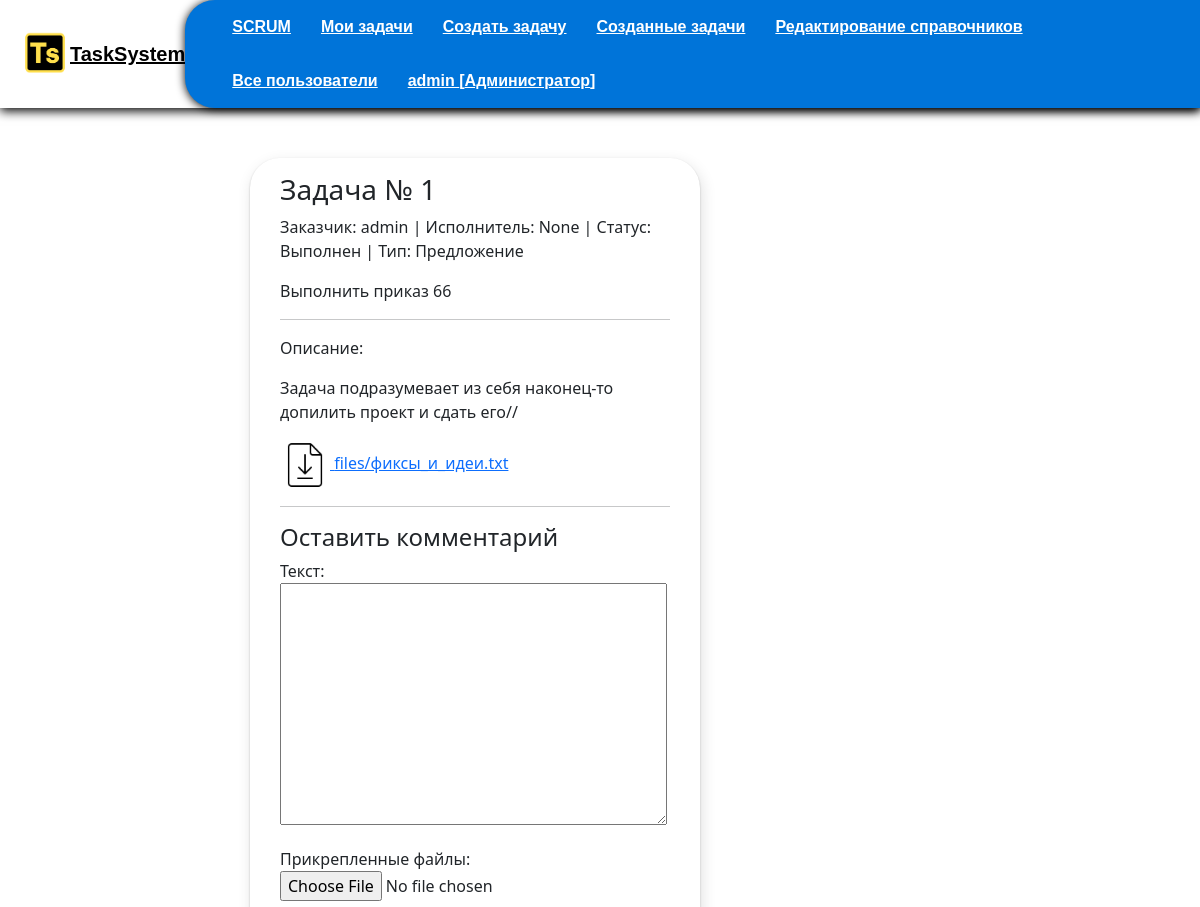
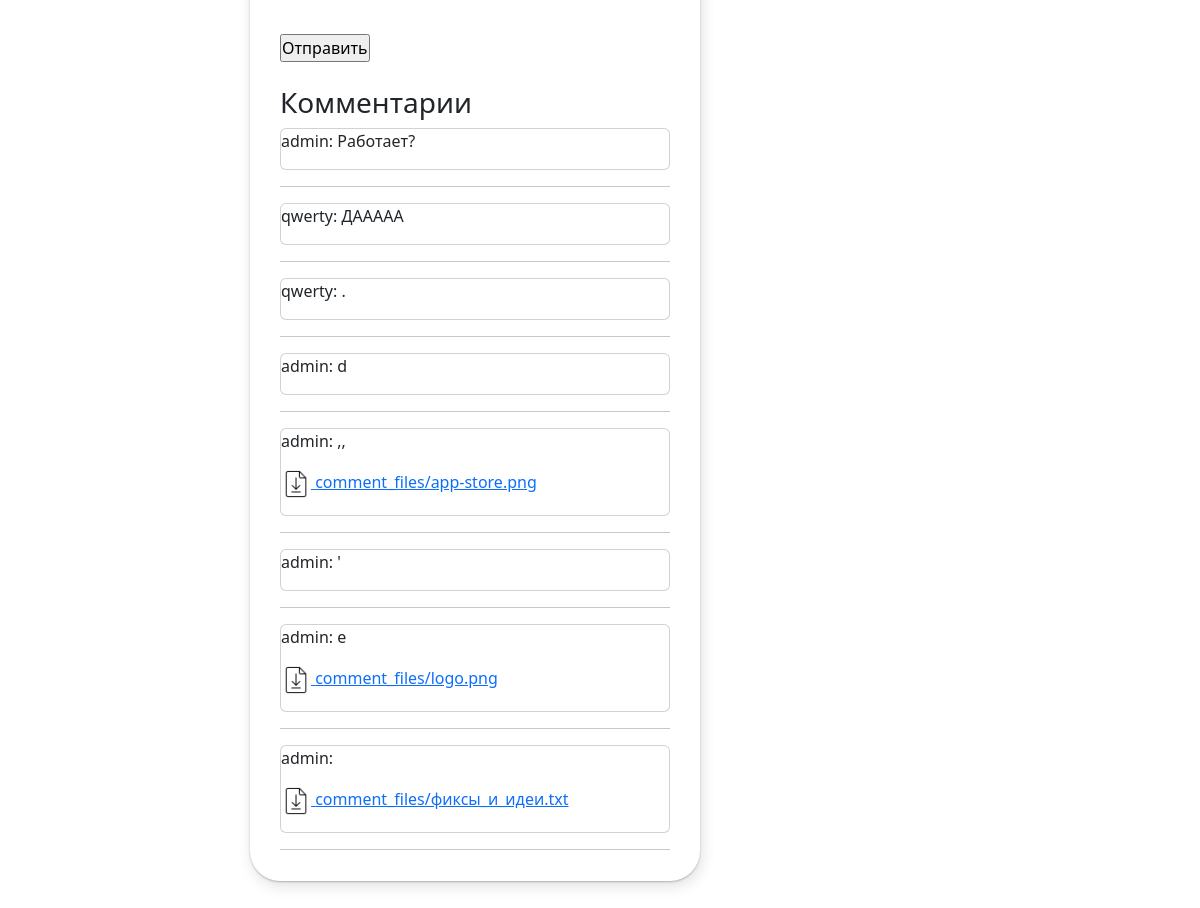
The page /task_1/ (signed in) on the database as committed earlier (2 pictures, top to bottom).
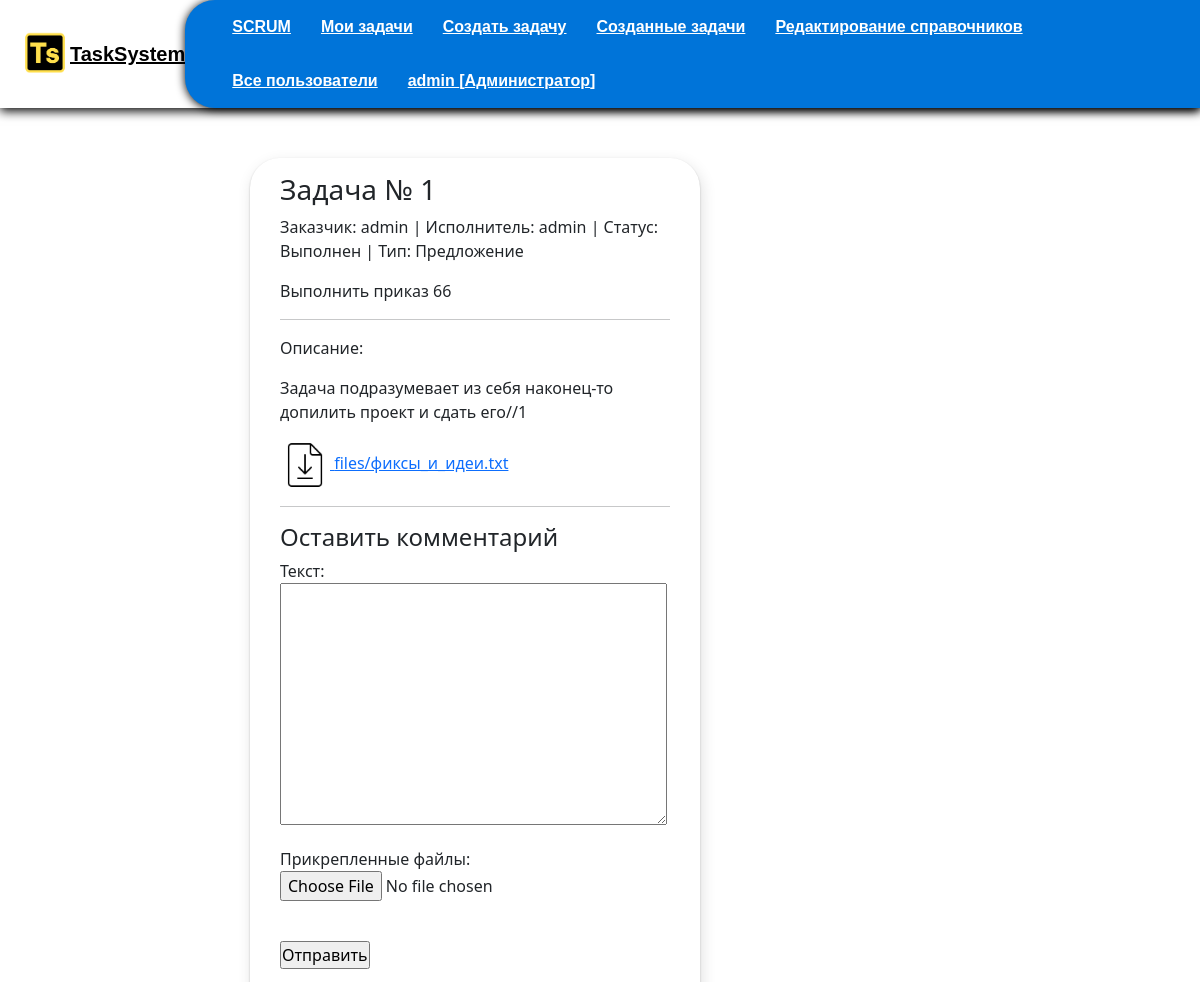
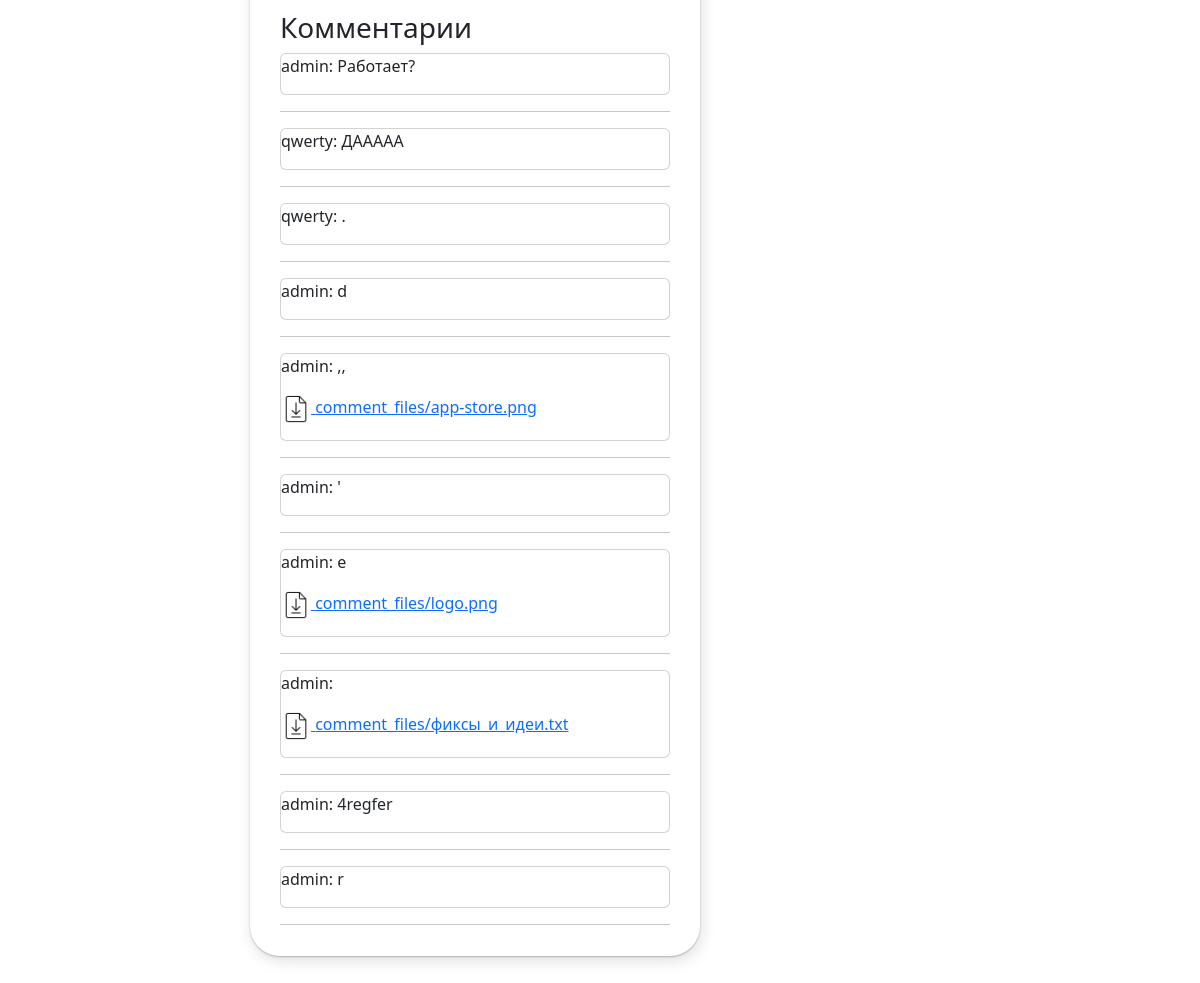
The same page on the database as committed later (2 pictures, top to bottom).
### mainapp/models.py (models this page shows, shortened)
class Task(models.Model):
    author = models.ForeignKey(get_user_model(), on_delete=models.CASCADE, verbose_name="Автор", default=get_user_model(), related_name='authors', blank=True)
    executor = models.ForeignKey(CustomUser, on_delete=models.CASCADE, verbose_name="Исполнитель", default=None, related_name='executors', blank=True, null=True)
    title = models.CharField("Заголовок", max_length=100, default=None)
    description = models.TextField("Описание", max_length=250, default="")
    files = models.FileField(upload_to="files/", verbose_name="Файлы", blank=True, default=None)
    tasktype = models.ForeignKey(TaskType, on_delete=models.DO_NOTHING, verbose_name="Тип заявки", default=None)
    status = models.ForeignKey(Status, on_delete=models.DO_NOTHING, verbose_name="Статус", default="В ожидании")
    created = models.DateTimeField(auto_now_add=True, auto_now=False)
    updated = models.DateTimeField(auto_now_add=False, auto_now=True)

class Comment(models.Model):
    task = models.ForeignKey(Task, on_delete=models.CASCADE, verbose_name="Задача", default=None, related_name='сomments')
    author = models.ForeignKey(get_user_model(), on_delete=models.CASCADE, verbose_name="Автор", default=None)
    date = models.DateTimeField(auto_now_add=True)
    text = models.TextField(verbose_name="Текст", max_length=100, blank=True)
    files = models.FileField(upload_to="comment_files/", verbose_name="Прикрепленные файлы", blank=True, default=None)
    def __str__(self):
        return f"{self.author}: {self.text}"

### authapp/models.py (models this page shows)
class CustomUser(AbstractUser):
    LastAuthDate = models.DateTimeField(auto_now=True)
    is_active = models.BooleanField(verbose_name="Пользователь активирован", default=False)

### edit_directory/models.py (models this page shows)
class Status(models.Model):
    COLOR_CHOICES = [
        ("GR", "Зеленый"),
        ("RD", "Красный"),
        ("YE", "Желтый"),
        ("DR", "Серый")
    ]
    COLOR_PALETTE = [
        ("#FFFFFF", "white", ),
        ("#000000", "black", ),
    ]
    name = models.CharField(verbose_name="Название статуса", max_length=50, default=None)
    comment_is_active = models.BooleanField(verbose_name="Возможность комментировать", default=False)
    color_status = models.CharField(verbose_name="Цвет статуса", max_length=7, default= "#000000")
    image_status = models.ImageField(verbose_name="Иконка статуса", upload_to='image_status/', default=None, blank=True)
    next_status = models.ManyToManyField('self', blank=True)
    def __str__(self):
        return self.name

class TaskType(models.Model):
    name = models.CharField(max_length=30, verbose_name="Тип заявки")
    def __str__(self):
        return f"{self.name}"

### mainapp/views.py (the view, shortened to what this page needs)
# urls.py: path('task_<int:pk>/', mainapp.task, name='task'),
@login_required
def task(request, pk):
    task = get_object_or_404(Task, pk=pk)
    comment = Comment.objects.filter(task=task)
    form = CommentForm()
    try:
        right = Right.objects.get(user_id=request.user)
    except:
        right = None
    return render(request, 'mainapp/task.html', context={
        "title": f"Задача №{task.id}",
        'task':task,
        'comments':comment,
        'form':form,
        "right":right
    })

### mainapp/forms.py
class CommentForm(forms.ModelForm):
    class Meta:
        model = Comment
        fields = ("text", "files")

### mainapp/templates/mainapp/task.html (shortened to what this page needs)
{% include 'mainapp/includes/menu_inc.html' %}
{% load static %}
<div class="task_container_check" style="--status-color: {{task.status.color_status}};">
<h3> Задача № {{task.id}}</h3>
  <p> Заказчик: {{task.author}} | Исполнитель: {{task.executor}} | Статус: {{ task.status }} | Тип: {{ task.tasktype }}</p>
  <p>{{task.title}}</p>
  <hr>
  <p>Описание: </p>
  <p>{{task.description}}</p>
  {% if task.files%}
  <p><a href='{{ settings.MEDIA_URL }}{{task.files.url}}' download><img style="width: 50px" src ="{%static 'images/icons/doc-icon.png'%}"> {{task.files.name}} </a></p>
  {%endif%}
<hr><h4>Оставить комментарий</h4>
<form method="post" enctype="multipart/form-data">
  {{ form.as_p }}
<br>
  <input class="button" type="submit" value="Отправить">
</form>
<br>
<h3>Комментарии</h3>
{% for comment in comments %}
<div class="card">
  <p>{{comment}}</p>
  {%if comment.files%}
  <p><a href='{{ settings.MEDIA_URL }}{{comment.files.url}}' download> <img style="width: 30px" src ="{%static 'images/icons/doc-icon.png'%}"> {{comment.files.name}}</a></p>
  {%endif%}
</div>
  <hr>
  {% endfor %}
</div>
</body>
</html>

Rows that differ between the two databases and show on the page:
changed Task "Выполнить приказ 66": executor "None" → "admin"; description "Задача подразумевает из себя наконец-то допилить проект и сдать его//" → "Задача подразумевает из себя наконец-то допилить проект и сдать его//1"
added Comment: author+text "admin: 4regfer"
added Comment: author+text "admin: r"
